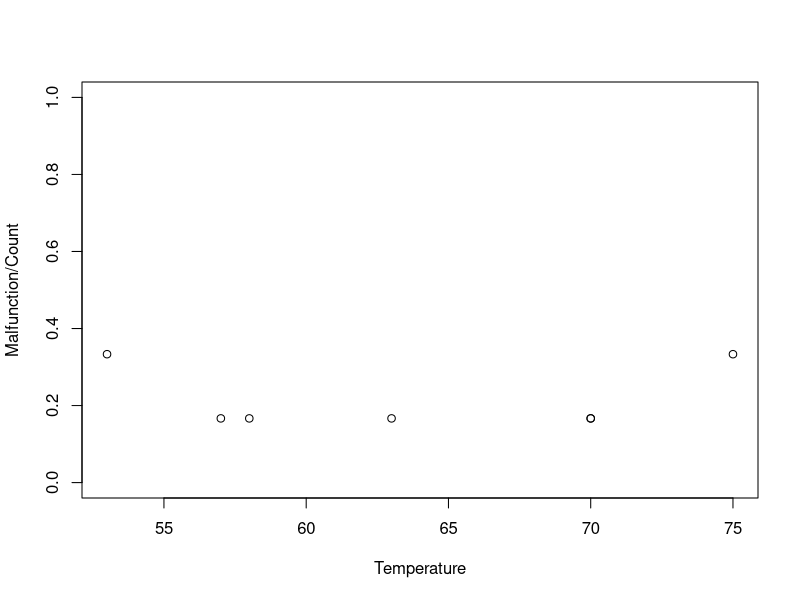
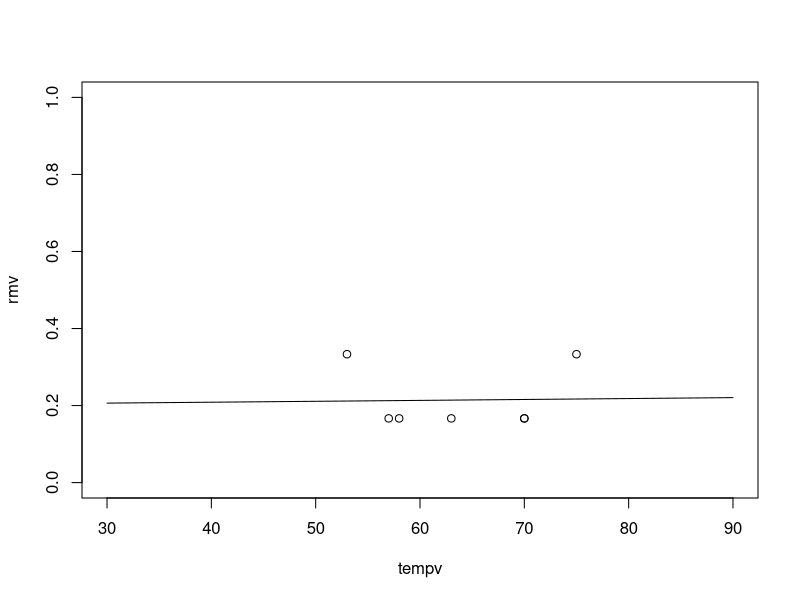
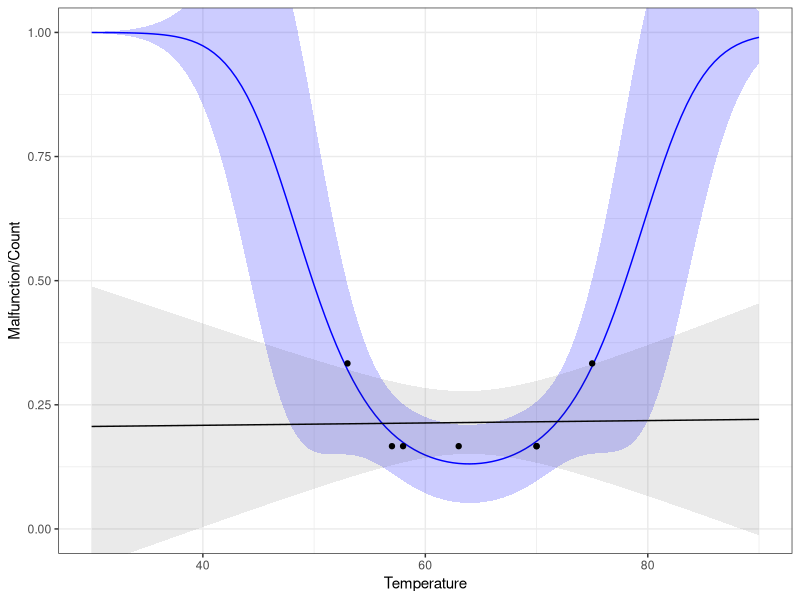

Source code (R) for these figures, in order:
## ---- chunk 1
data = read.csv("shuttle.csv",header=T)
data
## ---- chunk 2
data = data[data$Malfunction>0,]
data
## ---- chunk 3
plot(data=data, Malfunction/Count ~ Temperature, ylim=c(0,1))
## ---- chunk 4
logistic_reg = glm(data=data, Malfunction/Count ~ Temperature, weights=Count, 
                   family=binomial(link='logit'))
summary(logistic_reg)
## ---- chunk 5
# shuttle=shuttle[shuttle$r!=0,] 
tempv = seq(from=30, to=90, by = .5)
rmv <- predict(logistic_reg,list(Temperature=tempv),type="response")
plot(tempv,rmv,type="l",ylim=c(0,1))
points(data=data, Malfunction/Count ~ Temperature)
## ---- chunk 6
logistic_reg_quad = glm(data=data, Malfunction/Count ~ poly(Temperature,2), weights=Count, 
                   family=binomial(link='logit'))
summary(logistic_reg_quad)
## ---- chunk 7
library(ggplot2)

tempv = seq(from=30, to=90, by = .5)

rmv <- as.data.frame(predict(logistic_reg,list(Temperature=tempv),type="response",se.fit=T))
pred <- data.frame(rmv[1:2],tempv)
pred$ymin <- pred$fit-pred$se.fit
pred$ymax <- pred$fit+pred$se.fit

rmv_quad <- as.data.frame(predict(logistic_reg_quad,list(Temperature=tempv),type="response",se.fit=T))
pred_quad <- data.frame(rmv_quad[,1:2],tempv)
pred_quad$ymin <- pred_quad$fit-pred_quad$se.fit
pred_quad$ymax <- pred_quad$fit+pred_quad$se.fit

ggplot(data=pred_quad, aes(x=tempv,y=fit)) +
  coord_cartesian(xlim=c(30,90), ylim=c(0,1)) +
  geom_line(colour="blue") +
  geom_ribbon(aes(ymin=ymin, ymax=ymax), fill="blue", alpha=0.2) +
  geom_line(data=pred, aes(x=tempv,y=fit)) +
  geom_ribbon(data=pred, aes(ymin=ymin, ymax=ymax), alpha=0.1) +
  geom_point(data=data, aes(x=Temperature, y=Malfunction/Count)) +
  labs(x="Temperature", y="Malfunction/Count") +
  theme_bw()
## ---- chunk 8
anova(logistic_reg,logistic_reg_quad, test="LRT")
